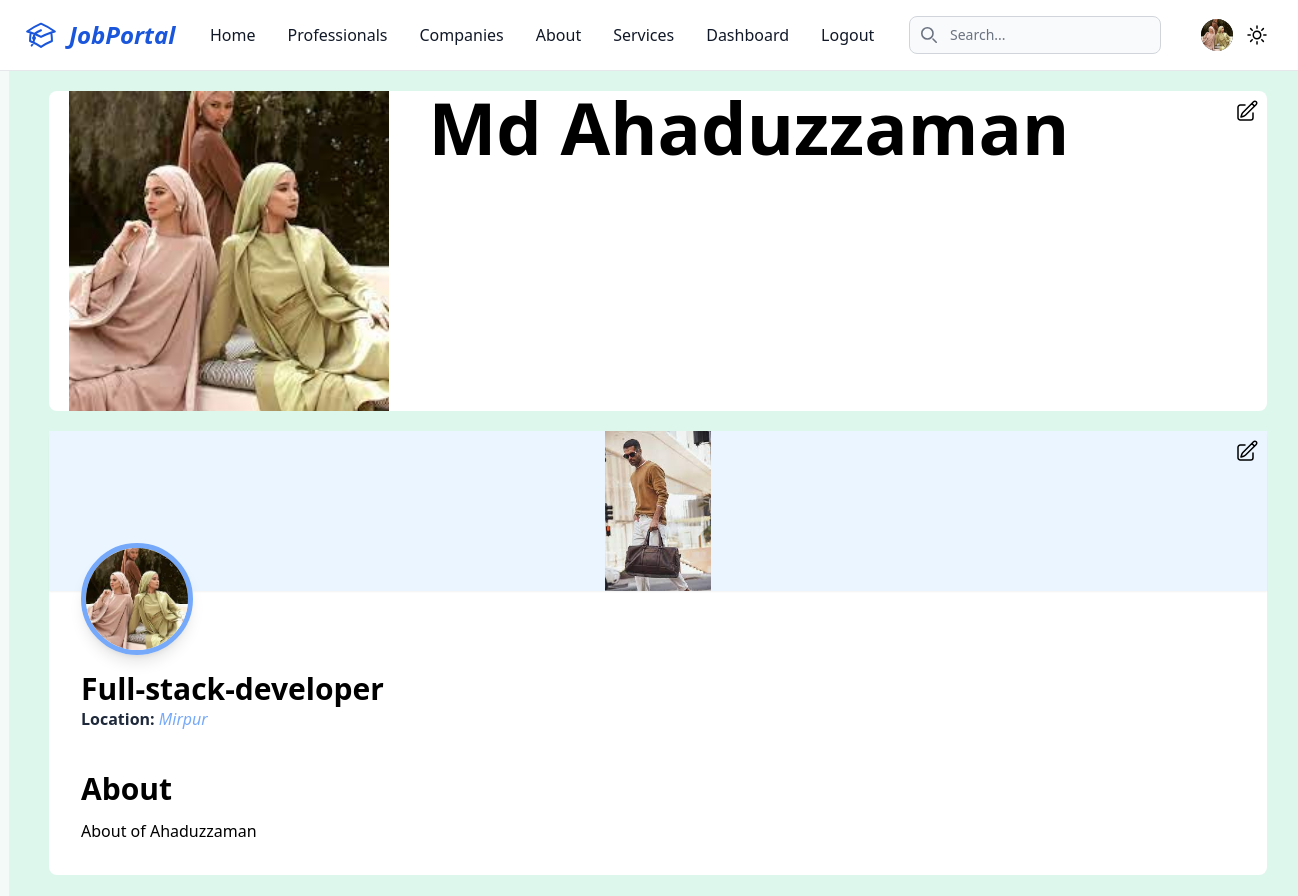
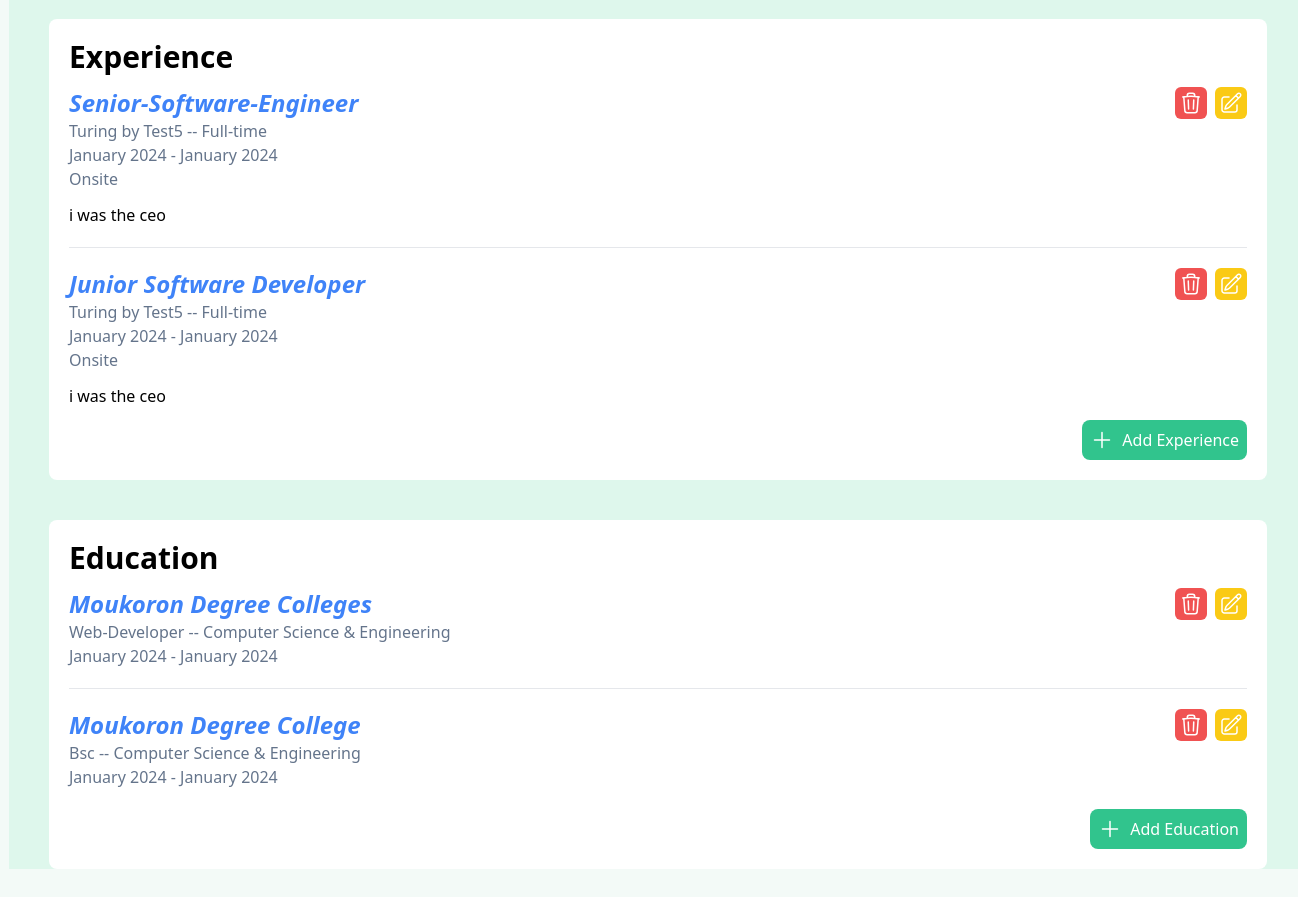
The app's page /profile/ (signed in) with its own data (2 pictures, top to bottom).
### core/models.py (models this page shows, shortened)
class CustomUser(AbstractBaseUser, PermissionsMixin):
    id = models.UUIDField(primary_key=True, default=uuid.uuid4, unique=True, editable=False)
    email = models.EmailField(_('email address'), unique=True)
    avatar = models.ImageField(upload_to=user_avatar_upload_path, blank=True, null=True, verbose_name=_('Avatar'))
    is_active = models.BooleanField(_('active'), default=True)
    is_staff = models.BooleanField(_('staff status'), default=False)
    date_joined = models.DateTimeField(_('date joined'), auto_now_add=True)
    full_name = models.CharField(max_length=255, blank=True)
    updated_at = models.DateTimeField(auto_now=True)
    objects = CustomUserManager()
    USERNAME_FIELD = 'email'
    REQUIRED_FIELDS = []
    class Meta:
        db_table = 'User'
        verbose_name = _('User')
        verbose_name_plural = _('Users')

class JobSeeker(models.Model):
    id = models.UUIDField(primary_key=True, default=uuid.uuid4, unique=True, editable=False)
    user = models.OneToOneField(CustomUser, on_delete=models.CASCADE)
    cv = models.FileField(upload_to=user_cv_upload_path, blank=True, null=True, verbose_name=_('CV'))
    cover_photo = models.ImageField(upload_to=cover_photo_upload_path, blank=True, null=True)
    about = models.TextField(null=True)
    headline = models.CharField(max_length=100, null=True)
    location = models.TextField(null=True)
    created_at = models.DateTimeField(auto_now_add=True)
    updated_at = models.DateTimeField(auto_now=True)
    class Meta:
        db_table = "JobSeeker"
        verbose_name = _('JobSeeker')
        verbose_name_plural = _('JobSeekers')

class Experience(models.Model):
    jobs = (
        ('Onsite', 'Onsite'),
        ('Hybrid', 'Hybrid'),
        ('Remote', 'Remote'),
    )
    time = (
        ('Full-time', 'Full-time'),
        ('Part-time', 'Part-time'),
    )
    id = models.UUIDField(primary_key=True, default=uuid.uuid4, unique=True, editable=False)
    position = models.CharField(max_length=150)
    company_name = models.CharField(max_length=150)
    from_time = models.DateField()
    to_time = models.DateField()
    job_type = models.CharField(max_length=15, choices=jobs, default="Onsite")
    job_time = models.CharField(max_length=15, choices=time, default="Full-time")
    details_of_this_job = models.TextField()
    jobseeker = models.ForeignKey(JobSeeker, on_delete=models.CASCADE)
    class Meta:
        db_table = "Experience"
        verbose_name = _('Experience')
        verbose_name_plural = _('Experiences')

class Education(models.Model):
    school = models.CharField(max_length=150)
    degree = models.CharField(max_length=150)
    start_date = models.DateField()
    end_date = models.DateField()
    field_of_study = models.CharField(max_length=150)
    jobseeker = models.ForeignKey(JobSeeker, on_delete=models.CASCADE)
    class Meta:
        db_table = "Education"
        verbose_name = _('Education')
        verbose_name_plural = _('Educations')

### core/views.py (the view)
# urls.py: path('profile/', profile, name='profile'),
def profile(request):
    user = request.user
    context = {}
    context['profileUpdateForm'] = UserProfileEditForm(instance=user)
    if user_is_jobseeker(user):
        context['jobseekerUpdateForm'] = JobSeekerForm(instance=user.jobseeker)
        context['experienceUpdateForm'] = ExperienceForm()
        context['educationUpdateForm'] = EducationForm()
    if user_is_recruiter(user):
        context['recruiterUpdateForm'] = RecruiterForm(instance=user.recruiter)
    return render(request, 'core/profile.html', context)

### templates/core/profile.html (shortened to what this page needs)
{% extends "_base.html" %}
{% load static %}
{% block content %}
<div class="bg-green-100 dark:bg-black w-screen pt-5">
    <div class="flex max-h-[20rem] gap-5 mx-10 bg-white dark:text-slate-200 dark:bg-slate-600 rounded-lg relative">
        <div class="w-[30%]">
            <img class="w-full h-full object-contain" src="{% if request.user.avatar %} {{ request.user.avatar.url }} {% else %} {% static 'image/job-reqruiter.jpeg' %} {% endif %}" alt="">
        </div>
        <div class="w-[70%]">
            <h1 class="lg:text-7xl font-bold">{{ request.user.full_name }}</h1>
        </div>
        <button data-modal-target="profileUpdateForm-modal" data-modal-toggle="profileUpdateForm-modal" class="absolute top-0 right-0 hover:bg-green-100 hover:border-t hover:border-r border-slate-300 hover:shadow-lg p-2">
        </button>
    </div>
    {% if request.user.jobseeker %}
    <div class="mx-10 bg-white dark:bg-slate-600 dark:text-white my-5 rounded-lg">
        <div class="relative bg-blue-50 ">
            <img class="w-full h-40 mb-3 shadow-sm object-contain rounded-tr-lg rounded-tl-lg" src="{% if request.user.jobseeker.cover_photo %} {{ request.user.jobseeker.cover_photo.url }} {% else %} {% static 'image/job-seeker.jpeg' %} {% endif %}" alt="{{ request.user.full_name }} cover image"/>
            <div class="absolute top-28 left-8">
                <img class="w-28 h-28 mb-3 rounded-full shadow-lg border-[5px] border-blue-400" src="{% if request.user.avatar %} {{ request.user.avatar.url }} {% else %} {% static 'image/job-seeker.jpeg' %} {% endif %}" alt="{{ request.user.full_name }} profile image"/>
            </div>
            <button data-modal-target="jobseekerUpdateForm-modal" data-modal-toggle="jobseekerUpdateForm-modal" class="absolute top-0 right-0 hover:bg-green-100 hover:border-t hover:border-r border-slate-300 hover:shadow-lg p-2">
            </button>
        </div>
        <div class="mt-20 mx-8">
            <h1 class="text-3xl font-bold">{{ request.user.jobseeker.headline }}</h1>
            <p class="text-blue-400 italic"><span class="font-semibold not-italic text-slate-800">Location: </span>{% if request.user.jobseeker.location %} {{ request.user.jobseeker.location }} {% else %} Not updated yet {% endif %}</p>
        </div>
        <div class="mt-10 mx-8 pb-5">
            <h1 class="font-semibold text-3xl">About</h1>
            <p class="my-3">{% if request.user.jobseeker.about %} {{ request.user.jobseeker.about|linebreaksbr }} {% else %} Not-updated-yet{% endif %}</p>
        </div>
    </div>
    <div class="mt-10 mx-10 bg-white dark:bg-slate-700 dark:text-slate-200 rounded-lg p-5">
        <h1 class="font-semibold text-3xl mb-3">Experience</h1>
        {% for experience in request.user.jobseeker.experience_set.all %}
        <div class="relative">
            <h2 class="font-semibold text-2xl text-blue-500 italic">{{ experience.position }}</h2>
            <div class="text-slate-500">
                <h6 class="font-medium ">{{ experience.company_name }} -- {{ experience.job_time }}</h6>
                <p>{{ experience.from_time|date:"F Y" }} - {{ experience.to_time|date:"F Y" }}</p>
                <p>{{ experience.job_type }}</p>
            </div>
            <p class="mt-3">{{ experience.details_of_this_job|linebreaksbr }}</p>
            {% if not forloop.last %} <hr class="my-5"> {% endif %}
            <button data-modal-target="experience-delete-modal-{{experience.id}}" data-modal-toggle="experience-delete-modal-{{experience.id}}" class="absolute top-0 right-10 hover:bg-green-100 p-1 bg-red-500 text-white rounded-md hover:text-red-500">
            </button>
            <button data-modal-target="experience-modal-{{ experience.id }}" data-modal-toggle="experience-modal-{{ experience.id }}" class=" p-1 bg-yellow-300 hover:text-yellow-300 text-white rounded-md absolute top-0 right-0 hover:bg-green-100 ">
            </button>
        </div>
        {% endfor %}
        <div class='mt-3 flex justify-end'>
            <button data-modal-target="experienceUpdateForm-modal" data-modal-toggle="experienceUpdateForm-modal" class="text-white bg-green-400 hover:text-green-400 flex gap-2 hover:bg-green-100 p-2 rounded-lg">
                <svg xmlns="http://www.w3.org/2000/svg" fill="none" viewBox="0 0 24 24" stroke-width="1.5" stroke="currentColor" class="font-extrabold w-6 h-6">
                    <path stroke-linecap="round" stroke-linejoin="round" d="M12 4.5v15m7.5-7.5h-15" />
                </svg>
                Add Experience
            </button>
        </div>
    </div>
    <div class="my-10 mx-10 bg-white dark:text-slate-200 dark:bg-slate-700 rounded-lg p-5">
        <h1 class="font-semibold text-3xl mb-3">Education</h1>
        {% for education in request.user.jobseeker.education_set.all %}
            <div class="relative">
                <h2 class="font-semibold text-2xl text-blue-500 italic">{{ education.school }}</h2>
                <div class="text-slate-500 mb-5">
                    <h6 class="font-medium ">{{ education.degree }} -- {{ education.field_of_study }}</h6>
                    <p>{{ education.start_date|date:"F Y" }} - {{ education.end_date|date:"F Y" }}</p>
                </div>
                {% if not forloop.last %} <hr class="my-5"> {% endif %}
                <button data-modal-target="education-delete-modal-{{education.id}}" data-modal-toggle="education-delete-modal-{{education.id}}" class="absolute top-0 right-10 hover:bg-green-100 p-1 bg-red-500 text-white rounded-md hover:text-red-500">
                </button>
                <button data-modal-target="education-modal-{{ education.id }}" data-modal-toggle="education-modal-{{ education.id }}" class=" p-1 bg-yellow-300 hover:text-yellow-300 text-white rounded-md absolute top-0 right-0 hover:bg-green-100 ">
                </button>
            </div>
        {% endfor %}
        <div class='mt-3 flex justify-end'>
            <button data-modal-target="educationUpdateForm-modal" data-modal-toggle="educationUpdateForm-modal" class="text-white bg-green-400 hover:text-green-400 flex gap-2 hover:bg-green-100 p-2 rounded-lg">
                <svg xmlns="http://www.w3.org/2000/svg" fill="none" viewBox="0 0 24 24" stroke-width="1.5" stroke="currentColor" class="font-extrabold w-6 h-6">
                    <path stroke-linecap="round" stroke-linejoin="round" d="M12 4.5v15m7.5-7.5h-15" />
                </svg>
                Add Education
            </button>
        </div>
    </div>
    {% endif %}
</div>
{% endblock content %}

### templates/navbar.html (shortened to what this page needs)
{% load static %}
<nav class="bg-white border-gray-200 fixed w-full z-20 top-0 start-0 border-b dark:bg-gray-900">
  <div class="max-w-screen-xl flex flex-wrap items-center justify-between mx-auto p-4">
    <a href="{% url 'home' %}" class="flex items-center space-x-3 rtl:space-x-reverse text-blue-700">
        <span class="self-center text-2xl font-semibold whitespace-nowrap dark:text-white italic">JobPortal</span>
    </a>
    <div class="flex md:order-2">
      <div class="relative hidden md:block mr-10">
        <div class="absolute inset-y-0 start-0 flex items-center ps-3 pointer-events-none">
        </div>
        <form action="{% url 'search' %}">
          <input name="search" type="text" id="search-navbar" class="block w-full p-2 ps-10 text-sm text-gray-900 border border-gray-300 rounded-lg bg-gray-50 focus:ring-blue-500 focus:border-blue-500 dark:bg-gray-700 dark:border-gray-600 dark:placeholder-gray-400 dark:text-white dark:focus:ring-blue-500 dark:focus:border-blue-500" placeholder="Search...">
        </form>
      </div>
      {% if request.user.is_authenticated %}
      <div class="flex gap-2 items-center mx-1 md:mx-0 md:order-2 md:space-x-0 rtl:space-x-reverse">
        <button type="button" class="flex text-sm bg-gray-800 rounded-full md:me-0 focus:ring-4 focus:ring-gray-300 dark:focus:ring-gray-600" id="user-menu-button" aria-expanded="false" data-dropdown-toggle="user-dropdown" data-dropdown-placement="bottom">
          <img class="w-8 h-8 rounded-full object-cover" src="{% if request.user.avatar %} {{ request.user.avatar.url }} {% else %} {% static 'image/job-reqruiter.jpeg' %} {% endif %}" alt="{{ request.user.full_name }} photo">
        </button>
        <button type="button" class="flex dark:bg-white p-1 rounded-full" aria-expanded="false" data-dropdown-toggle="darkmode-dropdown" data-dropdown-placement="bottom">
        </button>
      </div>
      {% endif %}
    </div>
    <div class="items-center justify-between hidden w-full md:flex md:w-auto md:order-1" id="navbar-search">
      <ul class="flex flex-col p-4 md:p-0 mt-4 font-medium border border-gray-100 rounded-lg bg-gray-50 md:space-x-8 rtl:space-x-reverse md:flex-row md:mt-0 md:border-0 md:bg-white dark:bg-gray-800 md:dark:bg-gray-900 dark:border-gray-700">
        <li>
          <a href="{% url 'home' %}" class="block py-2 px-3 text-gray-900 rounded hover:bg-gray-100 md:hover:bg-transparent md:hover:text-blue-700 md:p-0 dark:text-white md:dark:hover:text-blue-500 dark:hover:bg-gray-700 dark:hover:text-white md:dark:hover:bg-transparent dark:border-gray-700">Home</a>
        </li>
        <li>
          <a href="{% url 'professionals' %}" class="block py-2 px-3 text-gray-900 rounded hover:bg-gray-100 md:hover:bg-transparent md:hover:text-blue-700 md:p-0 dark:text-white md:dark:hover:text-blue-500 dark:hover:bg-gray-700 dark:hover:text-white md:dark:hover:bg-transparent dark:border-gray-700">Professionals</a>
        </li>
        <li>
          <a href="{% url 'recruiters_list' %}" class="block py-2 px-3 text-gray-900 rounded hover:bg-gray-100 md:hover:bg-transparent md:hover:text-blue-700 md:p-0 dark:text-white md:dark:hover:text-blue-500 dark:hover:bg-gray-700 dark:hover:text-white md:dark:hover:bg-transparent dark:border-gray-700">Companies</a>
        </li>
        <li>
          <a href="{% url 'about' %}" class="block py-2 px-3 text-gray-900 rounded hover:bg-gray-100 md:hover:bg-transparent md:hover:text-blue-700 md:p-0 md:dark:hover:text-blue-500 dark:text-white dark:hover:bg-gray-700 dark:hover:text-white md:dark:hover:bg-transparent dark:border-gray-700">About</a>
        </li>
        <li>
          <a href="{% url 'services' %}" class="block py-2 px-3 text-gray-900 rounded hover:bg-gray-100 md:hover:bg-transparent md:hover:text-blue-700 md:p-0 dark:text-white md:dark:hover:text-blue-500 dark:hover:bg-gray-700 dark:hover:text-white md:dark:hover:bg-transparent dark:border-gray-700">Services</a>
        </li>
        {% if not request.user.is_authenticated %}
        <li>
          <a href="{% url 'user_signup' %}" class="block py-2 px-3 text-gray-900 rounded hover:bg-gray-100 md:hover:bg-transparent md:hover:text-blue-700 md:p-0 dark:text-white md:dark:hover:text-blue-500 dark:hover:bg-gray-700 dark:hover:text-white md:dark:hover:bg-transparent dark:border-gray-700">Signup</a>
        </li>
        <li>
          <a href="{% url 'user_login' %}" class="block py-2 px-3 text-gray-900 rounded hover:bg-gray-100 md:hover:bg-transparent md:hover:text-blue-700 md:p-0 dark:text-white md:dark:hover:text-blue-500 dark:hover:bg-gray-700 dark:hover:text-white md:dark:hover:bg-transparent dark:border-gray-700">Login</a>
        </li>
        {% else %}
        <li>
          <a href="{% url 'dashboard' %}" class="block py-2 px-3 text-gray-900 rounded hover:bg-gray-100 md:hover:bg-transparent md:hover:text-blue-700 md:p-0 dark:text-white md:dark:hover:text-blue-500 dark:hover:bg-gray-700 dark:hover:text-white md:dark:hover:bg-transparent dark:border-gray-700">Dashboard</a>
        </li>
        <li>
          <a href="{% url 'user_logout' %}" class="block py-2 px-3 text-gray-900 rounded hover:bg-gray-100 md:hover:bg-transparent md:hover:text-blue-700 md:p-0 dark:text-white md:dark:hover:text-blue-500 dark:hover:bg-gray-700 dark:hover:text-white md:dark:hover:bg-transparent dark:border-gray-700">Logout</a>
        </li>
        {% endif %}
      </ul>
    </div>
  </div>
</nav>
<div class="nav-wrapper"></div>

### records on screen
CustomUser: avatar (picture), user.full_name "Md Ahaduzzaman", cover_photo (picture), user.jobseeker.headline "Full-stack-developer", user.jobseeker.location "Mirpur", user.jobseeker.about "About of Ahaduzzaman"
Experience: position "Senior-Software-Engineer", company_name "Turing by Test5", job_time "Full-time", from_time "January 2024", to_time "January 2024", job_type "Onsite", details_of_this_job "i was the ceo"
Experience: position "Junior Software Developer", company_name "Turing by Test5", job_time "Full-time", from_time "January 2024", to_time "January 2024", job_type "Onsite", details_of_this_job "i was the ceo"
Education: school "Moukoron Degree Colleges", degree "Web-Developer", field_of_study "Computer Science & Engineering", start_date "January 2024", end_date "January 2024"
Education: school "Moukoron Degree College", degree "Bsc", field_of_study "Computer Science & Engineering", start_date "January 2024", end_date "January 2024"
